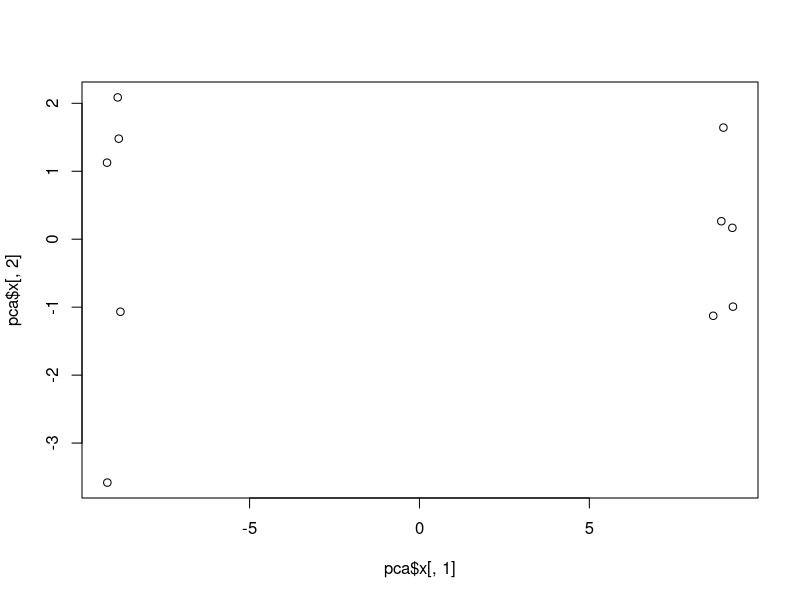
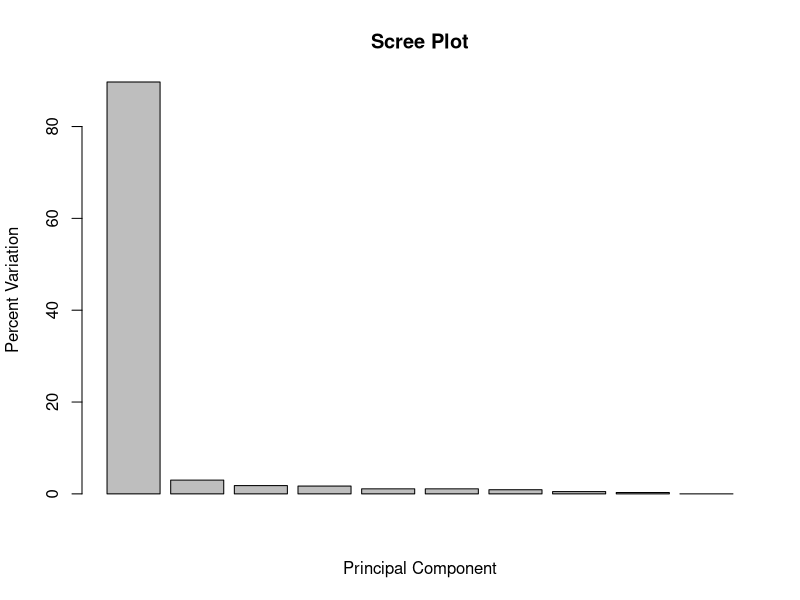

Recreate these plots in R, in order. (Note: this script raises an error after producing the figures.)
# Grab the required packages. Install first if needed.
list_of_packages <- c("ggplot2", "conflicted")

# Extract not installed packages
not_installed <- list_of_packages[!(list_of_packages %in% installed.packages()[, "Package"])]
if (length(not_installed)) install.packages(not_installed)

# Create made-up data.
data.matrix <- matrix(nrow = 100, ncol = 10)

# Let wt represent wild type (i.e. actual, everyday samples).
# Let ko represent knock-out samples (i.e. samples with knocked out genes).
colnames(data.matrix) <- c(
  paste("wt", 1:5, sep = ""),
  paste("ko", 1:5, sep = "")
)

# Name samples gene1, gene2 etc.
rownames(data.matrix) <- paste("gene", 1:100, sep = "")

# Give fake read counts to the genes.
# Poisson ditribution instead of
for (i in 1:100) {
  # Since we're using made-up data, we can use the Poisson Distribution
  # instead of the negative Binomial Distribution for simplicity.
  wt.values <- rpois(5, lambda = sample(x = 10:1000, size = 1))
  ko.values <- rpois(5, lambda = sample(x = 10:1000, size = 1))

  data.matrix[i, ] <- c(wt.values, ko.values)
}

# Samples are columns, genes are rows. Transpose to make data compatible with prcomp().
# head(data.matrix)
dim(data.matrix)
data.matrix <- t(data.matrix)
# head(data.matrix)
dim(data.matrix)

# Now we can test run PCA on our data.
pca <- prcomp(data.matrix, scale = TRUE)

# Test plot using the two first principal components (out of 10 total).
# The 1st account for the most variation, 2nd PC for second most etc.
plot(pca$x[, 1], pca$x[, 2])

# From the plot we could easily identify two clusters, each on opposite sides of the 1st PC's axis (x-axis).
# print the variation of PC 1:
pca.var <- (pca$sdev)^2

# Calculate percentage of variation for current PC.
pca.var.per <- round(pca.var / sum(pca.var) * 100, 1)

# From the plot, we saw that PC1 accounts for almost all variation in the data:
barplot(pca.var.per, main = "Scree Plot", xlab = "Principal Component", ylab = "Percent Variation")

# If we want to investigate X/Y-coordinates for PCs 1 and 2, put them in dataframe.
pca.data <- data.frame(
  Sample = rownames(pca$x),
  X = pca$x[, 1],
  Y = pca$x[, 2]
)
pca.data

# Plot PCs 1 and 2 using ggplot this time. Note variations on axes.
ggplot(data = pca.data, aes(x = X, y = Y, label = Sample)) +
  geom_text() +
  xlab(paste("PC1 - ", pca.var.per[1], "%", sep = "")) +
  ylab(paste("PC2 - ", pca.var.per[2], "%", sep = "")) +
  theme_bw() + # Make background white.
  ggtitle("My PCA")

# Check loading scores to determine which genes have the largest effect on where samples are plotted.
# Focus on PC1 since it has the by far highest variation.
loading_scores <- pca$rotation[, 1]

# Genes pushing samples to the left have large negative values and vice versa.
gene_scores <- abs(loading_scores)

gene_score_ranked <- sort(gene_scores, decreasing = TRUE)
top_10_genes <- names(gene_score_ranked[1:10])
top_10_genes

# If we want to see the signs:
pca$rotation[top_10_genes, 1]
